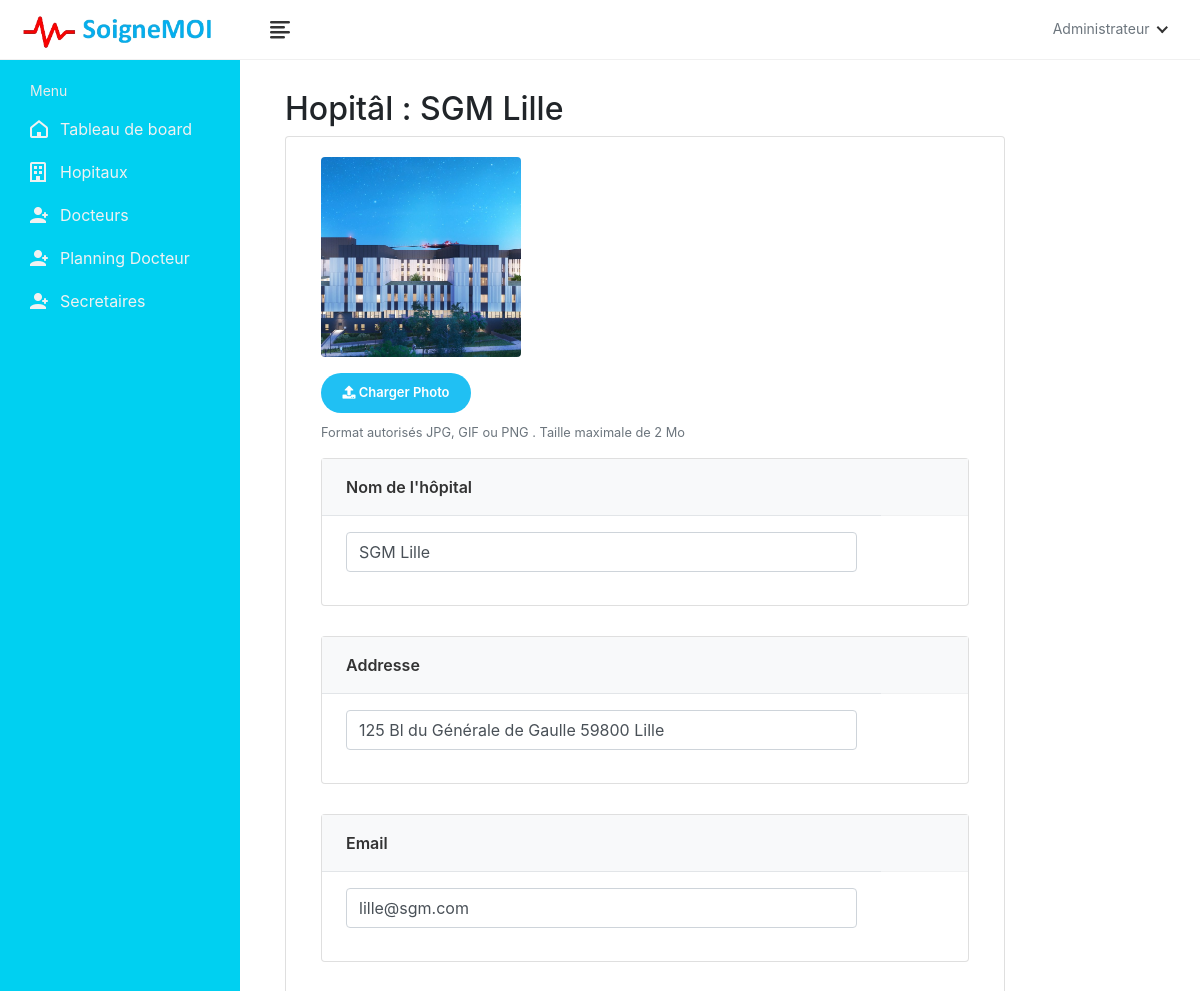
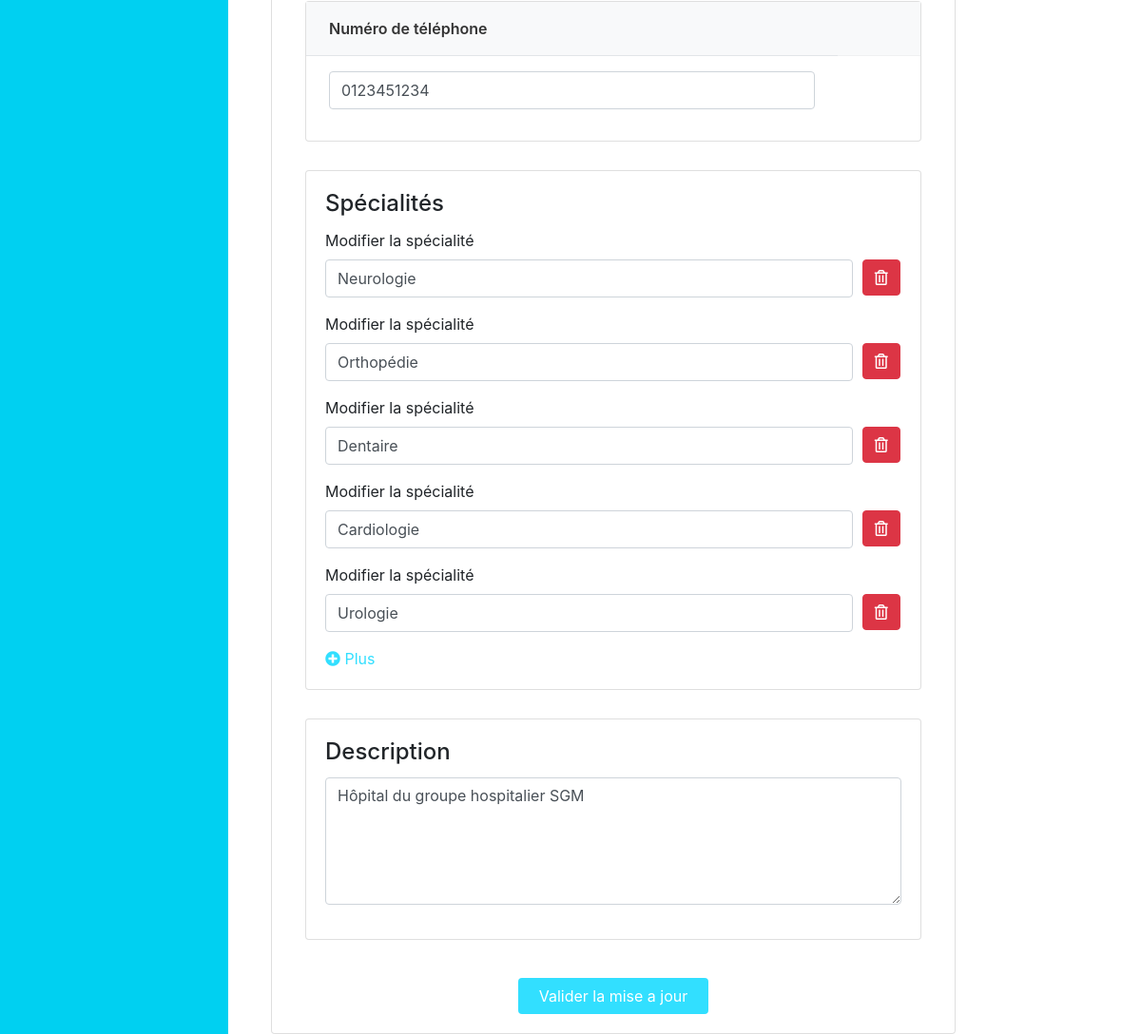
/hospital/edit/1/ (signed in), run on the app's committed database (2 pictures, top to bottom).
### book/models.py (models this page shows, shortened)
class Hospital(models.Model):
    hospital_id = models.AutoField(primary_key=True)
    name = models.CharField(max_length=200, null=True, blank=True)
    address = models.CharField(max_length=200, null=True, blank=True)
    featured_image = models.ImageField(upload_to='hospitals/', default='hospitals/default.png', null=True, blank=True)
    description = models.TextField(null=True, blank=True)
    email = models.EmailField(max_length=200, null=True, blank=True)
    phone_number = models.CharField(max_length=10,null=True, blank=True)

class Specialization(models.Model):
    specialization_id = models.AutoField(primary_key=True)
    hospital = models.ForeignKey(Hospital, on_delete=models.CASCADE, null=True, blank=True)
    specialization_name = models.CharField(max_length=200, null=True, blank=True)

### book/views.py (the view, shortened to what this page needs)
# urls.py: path('hospital/edit/<int:pk>/', HospitalUpdateView.as_view(), name='edit-hospital'),
class HospitalUpdateView(LoginRequiredMixin, View):
    login_url = 'login'
    template_name = 'book/administration/hospital/edit-hospital.html'
    def get(self, request, pk, *args, **kwargs):
        if request.user.is_admin:
            hospital = get_object_or_404(Hospital, hospital_id=pk)
            specializations = Specialization.objects.filter(hospital=hospital)
            context = {'hospital': hospital, 'specializations': specializations}
            return render(request, self.template_name, context)
        else:
            messages.error(request, 'Vous n\'êtes pas autorisé à modifier cet hôpital')
            return redirect('login')

### templates/book/administration/hospital/edit-hospital.html (shortened to what this page needs)
{% extends 'book/administration/admin-base.html' %}
{% load static %}
{% block content %}
{% load static %}
<body>
    <div class="main-wrapper">
        <div class="page-wrapper">
            <div class="content container-fluid">
                <div class="breadcrumb-bar">
                    <div class="container-fluid">
                        <div class="row align-items-center">
                            <div class="col-md-12 col-12">
                                <h2 class="breadcrumb-title">Hopitâl : {{hospital.name}}</h2>{% include 'book/message.html' %}
                            </div>
                        </div>
                    </div>
                </div>
                <div class="call-content-full">
                    <div class="container-lg">
                        <div class="row-cols-6">
                            <div class="col-md-6 col-lg-10">
                                <div class="card">
                                    <div class="card-body">
                                        <div class="col-12 col-md-12">
                                            <div class="form-group">
                                                <div class="change-avatar">
                                                    <div class="profile-img">
                                                        <img src="{{hospital.featured_image.url}}" width="225 px" alt="User Image">
                                                    </div>
                                                </div>
                                            </div>
                                        </div>
                                        <form action="{% url 'edit-hospital' pk=hospital.hospital_id %}" method="POST" enctype="multipart/form-data">
                                            <div>
                                                <div class="col-12 col-md-6 col-lg-8">
                                                    <div class="form-group">
                                                        <div class="change-avatar">
                                                            <div class="upload-img">
                                                                <div class="change-photo-btn">
                                                                    <span><i class="fa fa-upload"></i> Charger Photo</span>
                                                                </div>
                                                                <small class="form-text text-muted">Format autorisés JPG, GIF ou PNG . Taille maximale de 2 Mo</small>
                                                            </div>
                                                        </div>
                                                    </div>
                                                </div>
                                                <div class="col-md-12">
                                                    <div class="card card-table">
                                                        <div class="card-body">
                                                            <div class="table-responsive">
                                                                <table class="table table-hover table-center">
                                                                    <thead>
                                                                        <tr>
                                                                            <th style="max-width: 300px;min-width: 280px;">Nom de l'hôpital</th>
                                                                            <th style="min-width: 50px;"></th>
                                                                        </tr>
                                                                    </thead>
                                                                    <tbody>
                                                                        <tr>
                                                                            <td>
                                                                                <input class="form-control" type="text" name="hospital_name" value="{{hospital.name}}">
                                                                            </td>
                                                                        </tr>
                                                                    </tbody>
                                                                </table>
                                                            </div>
                                                        </div>
                                                    </div>
                                                    <div class="card card-table">
                                                        <div class="card-body">
                                                            <div class="table-responsive">
                                                                <table class="table table-hover table-center">
                                                                    <thead>
                                                                        <tr>
                                                                            <th style="max-width: 300px;min-width: 280px;">Addresse</th>
                                                                            <th style="min-width: 50px;"></th>
                                                                        </tr>
                                                                    </thead>
                                                                    <tbody>
                                                                        <tr>
                                                                            <td>
                                                                                <input class="form-control" type="text" name="address" value="{{hospital.address}}">
                                                                            </td>
                                                                        </tr>
                                                                    </tbody>
                                                                </table>
                                                            </div>
                                                        </div>
                                                    </div>
                                                    <div class="card card-table">
                                                        <div class="card-body">
                                                            <div class="table-responsive">
                                                                <table class="table table-hover table-center">
                                                                    <thead>
                                                                        <tr>
                                                                            <th style="max-width: 300px;min-width: 280px;">Email</th>
                                                                            <th style="min-width: 50px;"></th>
                                                                        </tr>
                                                                    </thead>
                                                                    <tbody>
                                                                        <tr>
                                                                            <td>
                                                                                <input class="form-control" type="email" name="email" value="{{hospital.email}}">
                                                                            </td>
                                                                        </tr>
                                                                    </tbody>
                                                                </table>
                                                            </div>
                                                        </div>
                                                    </div>
                                                    <div class="card card-table">
                                                        <div class="card-body">
                                                            <div class="table-responsive">
                                                                <table class="table table-hover table-center">
                                                                    <thead>
                                                                        <tr>
                                                                            <th style="max-width: 300px;min-width: 280px;">Numéro de téléphone</th>
                                                                            <th style="min-width: 50px;"></th>
                                                                        </tr>
                                                                    </thead>
                                                                    <tbody>
                                                                        <tr>
                                                                            <td>
                                                                                <input class="form-control" type="text" name="phone_number" value="{{hospital.phone_number}}">
                                                                            </td>
                                                                        </tr>
                                                                    </tbody>
                                                                </table>
                                                            </div>
                                                        </div>
                                                    </div>
                                                    <div class="card">
                                                        <div class="card-body">
                                                            <h4 class="card-title">Spécialités</h4>
                                                            <div class="specialization-info">
                                                                {% for specialization in specializations %}
                                                                <div class="row form-row specialization-cont">
                                                                    <div class="col-12 col-md-8 col-lg-11">
                                                                        <div class="form-group">
                                                                            <label>Modifier la spécialité</label>
                                                                            <input type="text" class="form-control" name="specialization_name" value="{{ specialization.specialization_name }}">
                                                                        </div>
                                                                    </div>
                                                                    <div class="col-md-2 col-lg-1">
                                                                        <label class="d-md-block d-sm-none d-none">&nbsp;</label>
                                                                        <a href="{% url 'delete-specialization' pk=specialization.specialization_id pk2=hospital.hospital_id %}" onclick="return confirm('Êtes-vous sûr de vouloir supprimer?');" class="btn btn-danger">
                                                                            <i class="far fa-trash-alt"></i>
                                                                        </a>
                                                                    </div>
                                                                </div>
                                                                {% endfor %}
                                                            </div>
                                                            <div class="add-more">
                                                                <a href="javascript:void(0);" class="add-specializations" style="color: #32DFFF;"><i class="fa fa-plus-circle" style="color: #32DFFF;"></i> Plus</a>
                                                            </div>
                                                        </div>
                                                    </div>
                                                    <div class="card">
                                                        <div class="card-body">
                                                            <h4 class="card-title">Description</h4>
                                                            <div class="">
                                                                <div class="row form-row ">
                                                                    <div class="col-12 col-md-12 col-lg-12">
                                                                        <div class="form-group">
                                                                            <textarea type="text" rows="5" class="form-control" name="description">{{hospital.description}}</textarea>
                                                                        </div>
                                                                    </div>
                                                                </div>
                                                            </div>
                                                        </div>
                                                    </div>
                                                </div>
                                                <div class="submit-section">
                                                    <button type="submit" class="btn submit-btn" style="background-color: #32DFFF; color: white;">
                                                        Valider la mise a jour
                                                    </button>
                                                </div>
                                            </div>
                                        </form>
                                    </div>
                                </div>
                            </div>
                        </div>
                    </div>
                </div>
            </div>
        </div>
    </div>
</body>
{% endblock content %}

### data on the page
Hospital: name "SGM Lille", featured_image (picture), hospital_name "SGM Lille", address "125 Bl du Générale de Gaulle 59800 Lille", email "lille@sgm.com", phone_number "0123451234", description "Hôpital du groupe hospitalier SGM"
Specialization: specialization_name "Neurologie"
Specialization: specialization_name "Orthopédie"
Specialization: specialization_name "Dentaire"
Specialization: specialization_name "Cardiologie"
Specialization: specialization_name "Urologie"
